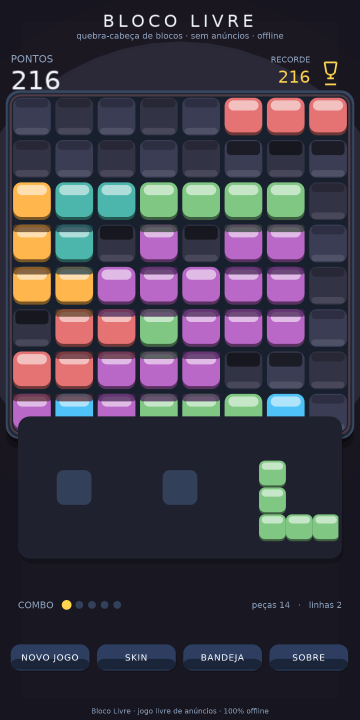
#> input picture screenshots/02_skin0.png, 720 x 1440 px, found by its file name (shown at 1/2 size)
$ python r3_8col_fix.py
#> lines starting #> are read from the running program, lines starting #| are printed output that depends on the picture; after the words box and inside, x2 and y2 are one past the last pixel; in counts of white or black regions, pixels touching at a corner belong together
from PIL import Image
import numpy as np

base='/home/z/my-project/critic_shots/r3/'
a=np.array(Image.open(base+'02_skin0.png').convert('RGB')).astype(int)
# The board panel spans x24-696 (w=672) but last column run stops at 694. Cell runs 7 with width ~76.
# Maybe 8th column exists but empty cells in col 8 have different color? At y=482 col8 (x620-689) WAS bright (50,64,90).
# Board inner starts x36? Panel x24-696. Try wider zone and lower threshold.
iswell=~(np.abs(a-np.array([24,32,46])).sum(2)<30)
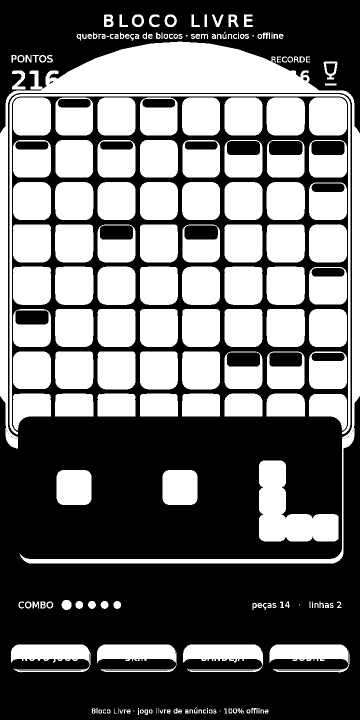
#> iswell: shape (1440, 720) bool (shown at 1/2 size); 43.3% white; 214 white regions (22 under 20 px), largest, box (x1, y1, x2, y2) and area: (0, 83, 720, 1127) 67796, (518, 921, 677, 1083) 13968, (19, 188, 701, 869) 10102
zone=iswell[190:835,24:720]
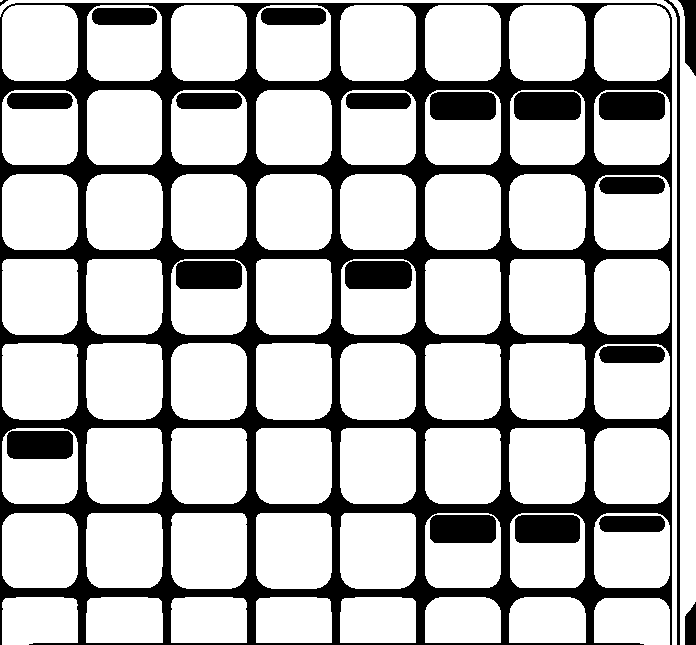
#> zone: shape (645, 696) bool; 73.6% white; 21 black regions, largest, box (x1, y1, x2, y2) and area: (0, 3, 672, 645) 92687, (664, 0, 680, 645) 1947, (514, 92, 581, 120) 1816
colprof=zone.mean(0)
#> colprof = 696 values, max 0.995 at index 680, min 0.00465 at index 78, mean 0.736
runs=[];s=None
for i,v in enumerate(colprof>0.15):
    if v and s is None: s=i
    if not v and s is not None:
        if i-s>=30: runs.append((24+s,24+i))
        s=None
#> this loop made 696 passes
#> v on passes 1 to 12: False, False, True, True, True, True, True, True, True, True, True, True
#> after the loop, runs = [(26, 102), (110, 187), (195, 271), (280, 356), (364, 440), (449, 525), (533, 610), (618, 694)]; s = 680
print('cell col runs (thr .15, w>=30):',runs)
#| cell col runs (thr .15, w>=30): [(26, 102), (110, 187), (195, 271), (280, 356), (364, 440), (449, 525), (533, 610), (618, 694)]
# Check the far right region x 694-710
print('x695-710 y482:',[tuple(a[482,x]) for x in range(693,712)])
#> (printed output is left out)

$ run again, with screenshots/03_skin1.png copied over screenshots/02_skin0.png
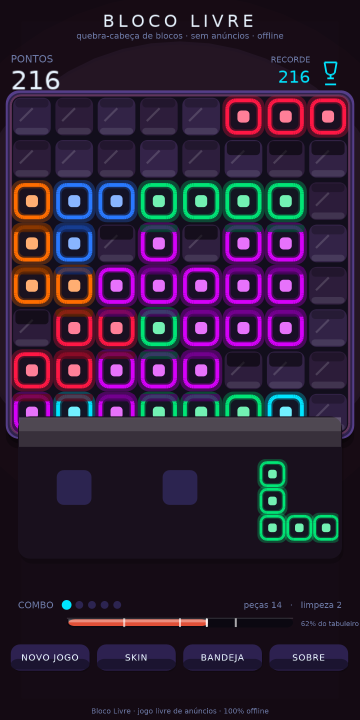
#> input picture screenshots/03_skin1.png, 720 x 1440 px, found by its file name (shown at 1/2 size)
#> `iswell=~(np.abs(a-np.array([24,32,46])).sum(2)<30)`:
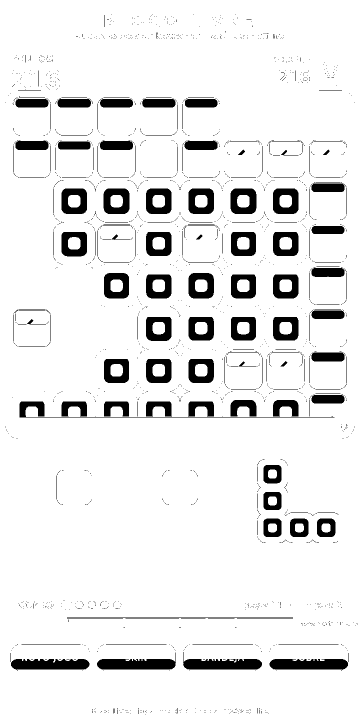
#> iswell: shape (1440, 720) bool (shown at 1/2 size); 91.1% white; 2049 black regions (1883 under 20 px), largest, box (x1, y1, x2, y2) and area: (194, 1305, 352, 1340) 3115, (539, 1318, 696, 1340) 3028, (366, 1304, 524, 1340) 3013
#> `zone=iswell[190:835,24:720]`:
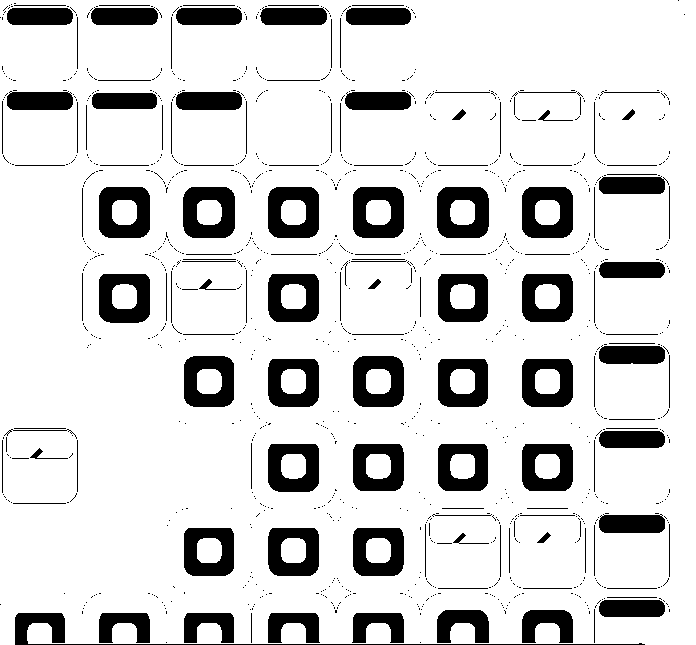
#> zone: shape (645, 696) bool; 84.1% white; 1113 black regions (977 under 20 px), largest, box (x1, y1, x2, y2) and area: (183, 187, 235, 238) 1955, (437, 187, 489, 238) 1953, (99, 187, 150, 238) 1924
#> colprof = 696 values, max 1 at index 1, min 0.467 at index 594, mean 0.841
#> the loop `for i,v in enumerate(colprof>0.15):` made 696 passes
#> after the loop `for i,v in enumerate(colprof>0.15):`: runs = []; s = 0
#| cell col runs (thr .15, w>=30): []
#> (printed output is left out)

$ run again, with screenshots/04_skin2.png copied over screenshots/02_skin0.png
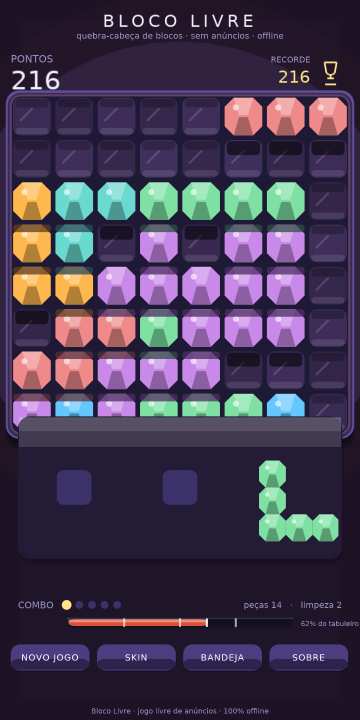
#> input picture screenshots/04_skin2.png, 720 x 1440 px, found by its file name (shown at 1/2 size)
#> `iswell=~(np.abs(a-np.array([24,32,46])).sum(2)<30)`:
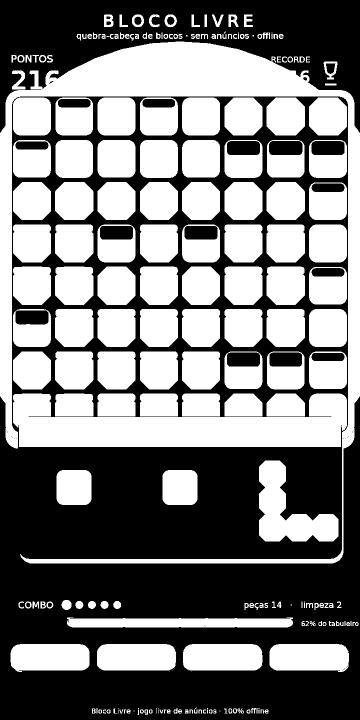
#> iswell: shape (1440, 720) bool (shown at 1/2 size); 48.8% white; 231 white regions (26 under 20 px), largest, box (x1, y1, x2, y2) and area: (0, 83, 720, 1127) 83776, (26, 787, 694, 894) 45987, (518, 921, 677, 1083) 12995
#> `zone=iswell[190:835,24:720]`:
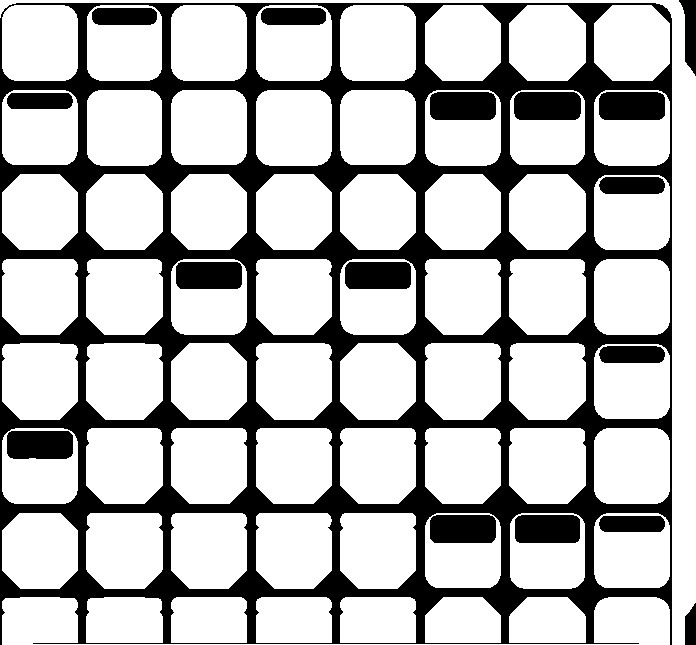
#> zone: shape (645, 696) bool; 72.7% white; 17 black regions, largest, box (x1, y1, x2, y2) and area: (0, 3, 672, 645) 101060, (514, 92, 581, 120) 1816, (430, 515, 496, 543) 1801
#> colprof = 696 values, max 1 at index 672, min 0.0062 at index 78, mean 0.727
#> the loop `for i,v in enumerate(colprof>0.15):` made 696 passes
#> v on passes 1 to 8: False, False, True, True, True, True, True, True
#> after the loop `for i,v in enumerate(colprof>0.15):`: runs = [(26, 102), (110, 187), (195, 271), (280, 356), (364, 440), (449, 525), (533, 610), (618, 694)]; s = 672
#| cell col runs (thr .15, w>=30): [(26, 102), (110, 187), (195, 271), (280, 356), (364, 440), (449, 525), (533, 610), (618, 694)]
#> (printed output is left out)
